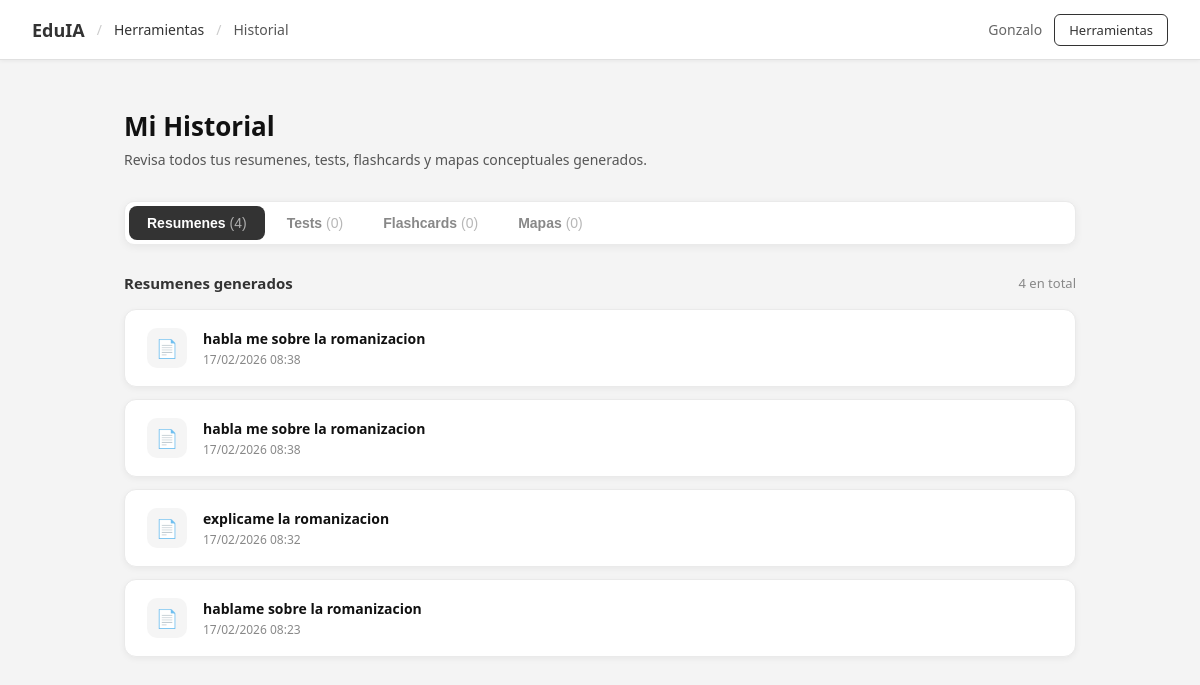
The app's page /historial.php (signed in), older data.
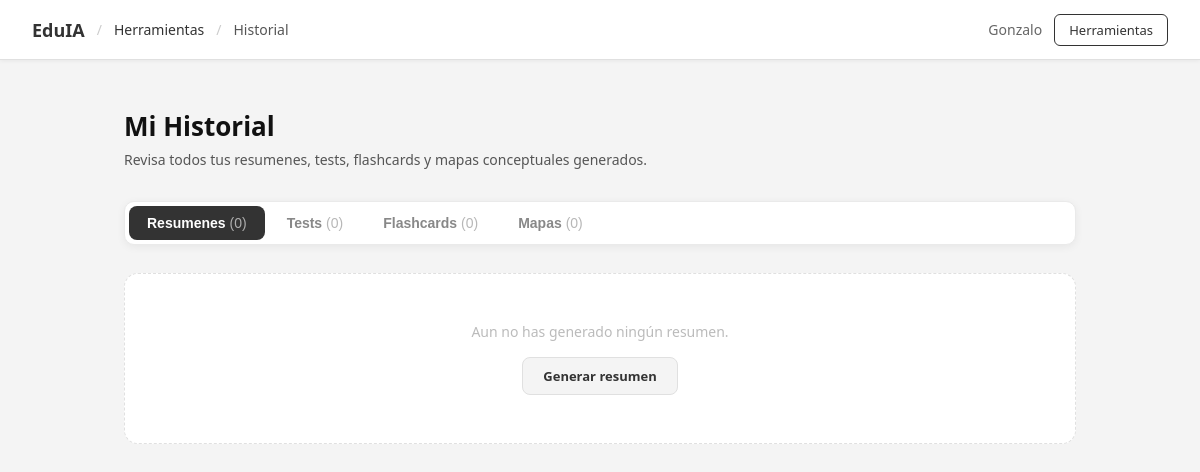
The same page, newer data.
### tables this page shows
CREATE TABLE `historial` (
  `id` int(11) NOT NULL,
  `user_id` int(11) NOT NULL,
  `pregunta` text DEFAULT NULL,
  `resumen` text DEFAULT NULL,
  `aciertos` int(11) DEFAULT NULL,
  `total_preguntas` int(11) DEFAULT NULL,
  `tipo` varchar(20) DEFAULT 'resumen',
  `contenido_json` longtext DEFAULT NULL,
  `fecha` timestamp NOT NULL DEFAULT current_timestamp()
);

### historial.php (the view, shortened to what this page needs)
<?php
include 'conn.php';
$user_id = $_SESSION['user_id'];
$usuario = $_SESSION['username'] ?? 'Usuario';
$sql = "SELECT * FROM historial WHERE user_id = ? ORDER BY fecha DESC";
$stmt = $conn->prepare($sql);
$stmt->bind_param("i", $user_id);
$stmt->execute();
$resultado = $stmt->get_result();
$resumenes  = [];
$tests      = [];
$flashcards = [];
$mapas      = [];
while ($fila = $resultado->fetch_assoc()) {
    $tipo = $fila['tipo'] ?? 'resumen';
    if ($tipo === 'test')            $tests[]      = $fila;
    elseif ($tipo === 'flashcards')  $flashcards[] = $fila;
    elseif ($tipo === 'mapa')        $mapas[]      = $fila;
    else                             $resumenes[]  = $fila;
}
?>
<!DOCTYPE html>
<html lang="es">
<head>
</head>
<body>
<div class="topbar">
    <div class="topbar-left">
        <a href="index.php" class="topbar-logo">EduIA</a>
        <span class="topbar-sep">/</span>
        <a href="estudio.php" class="topbar-link">Herramientas</a>
        <span class="topbar-sep">/</span>
        <span class="topbar-current">Historial</span>
    </div>
    <div class="topbar-right">
        <span class="topbar-user"><?php echo htmlspecialchars($usuario); ?></span>
        <a href="estudio.php" class="btn-outline">Herramientas</a>
    </div>
</div>
<div class="page-wrapper">
    <div class="page-header">
        <h1>Mi Historial</h1>
        <p>Revisa todos tus resumenes, tests, flashcards y mapas conceptuales generados.</p>
    </div>
    <div class="tabs-bar">
        <button class="tab-btn active" onclick="switchHistTab('resumenes', this)">
            Resumenes <span style="opacity:0.6;font-weight:400;">(<?php echo count($resumenes); ?>)</span>
        </button>
        <button class="tab-btn" onclick="switchHistTab('tests', this)">
            Tests <span style="opacity:0.6;font-weight:400;">(<?php echo count($tests); ?>)</span>
        </button>
        <button class="tab-btn" onclick="switchHistTab('flashcards', this)">
            Flashcards <span style="opacity:0.6;font-weight:400;">(<?php echo count($flashcards); ?>)</span>
        </button>
        <button class="tab-btn" onclick="switchHistTab('mapas', this)">
            Mapas <span style="opacity:0.6;font-weight:400;">(<?php echo count($mapas); ?>)</span>
        </button>
    </div>
    <div class="tab-panel active" id="panel-resumenes">
        <?php if (empty($resumenes)): ?>
        <div class="empty-state">
            <p>Aun no has generado ningún resumen.</p>
            <a href="resumenes.php" class="btn-go">Generar resumen</a>
        </div>
        <?php else: ?>
        <div class="section-info">
            <span class="section-title">Resumenes generados</span>
            <span class="section-count"><?php echo count($resumenes); ?> en total</span>
        </div>
        <div class="list-items">
            <?php foreach ($resumenes as $fila): ?>
            <div class="history-item" onclick="openModal(<?php echo htmlspecialchars(json_encode($fila)); ?>, 'resumen')">
                <div class="item-icon" style="background:#F5F5F5;">📄</div>
                <div class="item-body">
                    <div class="item-title"><?php echo htmlspecialchars($fila['pregunta']); ?></div>
                    <div class="item-meta"><?php echo date("d/m/Y H:i", strtotime($fila['fecha'])); ?></div>
                </div>
            </div>
            <?php endforeach; ?>
        </div>
        <?php endif; ?>
    </div>
</div>
</body>
</html>

### historial.php (style rules this page uses)
* { margin: 0; padding: 0; box-sizing: border-box; }
body { font-family: 'Segoe UI', Tahoma, Geneva, Verdana, sans-serif; background: #F4F4F4; min-height: 100vh; }
.topbar { background: white; border-bottom: 1px solid #E0E0E0; padding: 0 32px; height: 60px; display: flex; align-items: center; justify-content: space-between; position: sticky; top: 0; z-index: 100; box-shadow: 0 1px 4px rgba(0,0,0,0.06); }
.topbar-left { display: flex; align-items: center; gap: 12px; font-size: 14px; color: #888; }
.topbar-logo { font-size: 18px; font-weight: 700; color: #333; text-decoration: none; }
.topbar-sep { color: #ccc; }
.topbar-link { color: #333; text-decoration: none; }
.topbar-current { color: #555; font-weight: 500; }
.topbar-right { display: flex; align-items: center; gap: 12px; }
.topbar-user { font-size: 14px; color: #666; }
.btn-outline { font-size: 13px; color: #333; text-decoration: none; padding: 6px 14px; border: 1px solid #333; border-radius: 6px; transition: 0.2s; }
.page-wrapper { max-width: 1000px; margin: 0 auto; padding: 48px 24px; }
.page-header { margin-bottom: 32px; }
.page-header h1 { font-size: 26px; font-weight: 700; color: #111; margin-bottom: 6px; }
.page-header p { font-size: 14px; color: #555; }
.tabs-bar { display: flex; gap: 4px; background: white; border-radius: 10px; padding: 4px; box-shadow: 0 2px 8px rgba(0,0,0,0.06); border: 1.5px solid #EAEAEA; margin-bottom: 28px; flex-wrap: wrap; }
.tab-btn { padding: 9px 18px; border-radius: 8px; border: none; background: transparent; font-size: 14px; font-weight: 600; color: #888; cursor: pointer; transition: 0.2s; }
.tab-btn.active { background: #333; color: white; }
.tab-panel { display: none; }
.tab-panel.active { display: block; }
.empty-state { background: white; border-radius: 14px; padding: 48px; text-align: center; border: 1.5px dashed #e0e0e0; }
.empty-state p { color: #bbb; font-size: 14px; margin-bottom: 16px; }
.btn-go { padding: 9px 20px; background: #F4F4F4; color: #333; border: 1.5px solid #e0e0e0; border-radius: 8px; font-size: 13px; font-weight: 600; cursor: pointer; text-decoration: none; display: inline-block; transition: 0.2s; }
.section-info { display: flex; align-items: center; justify-content: space-between; margin-bottom: 16px; }
.section-title { font-size: 15px; font-weight: 700; color: #333; }
.section-count { font-size: 13px; color: #888; }
.list-items { display: flex; flex-direction: column; gap: 12px; }
.history-item { background: white; border-radius: 12px; padding: 18px 22px; border: 1.5px solid #EAEAEA; box-shadow: 0 2px 6px rgba(0,0,0,0.05); cursor: pointer; transition: 0.2s; display: flex; align-items: center; gap: 16px; }
.item-icon { width: 40px; height: 40px; border-radius: 10px; display: flex; align-items: center; justify-content: center; font-size: 18px; flex-shrink: 0; }
.item-body { flex: 1; min-width: 0; }
.item-title { font-size: 14px; font-weight: 600; color: #111; white-space: nowrap; overflow: hidden; text-overflow: ellipsis; margin-bottom: 3px; }
.item-meta { font-size: 12px; color: #888; }

Row changes from the older to the newer data that the page shows:
removed historial: pregunta "habla me sobre la romanizacion", fecha "17/02/2026 08:38"
removed historial: pregunta "habla me sobre la romanizacion", fecha "17/02/2026 08:38"
removed historial: pregunta "explicame la romanizacion", fecha "17/02/2026 08:32"
removed historial: pregunta "hablame sobre la romanizacion", fecha "17/02/2026 08:23"
Text that changed along with them:
count($resumenes): "4" → "0"
count($resumenes): "4" → (not shown)
text no longer shown: "Resumenes generados en total"
text now shown: "Aun no has generado ningún resumen. Generar resumen"
